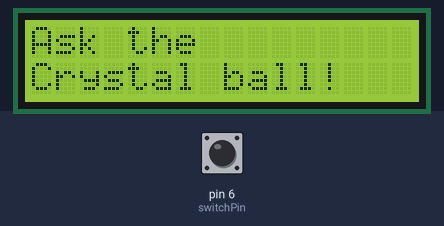
A program run on a simulated Arduino Uno, built with avr-gcc and run on an emulated ATmega328P. Parts: 16×2 character LCD. The inputs (shaded band) are chosen by the test bench; at power-on: pin 6 (switchPin) LOW. Random numbers use the default seed unless the program sets one; what the program prints to the serial monitor is not drawn.

Above: at 1.2 s.
1.3 s: pin 6 (switchPin) pulled HIGH for 0.15 s
At 2.6 s:
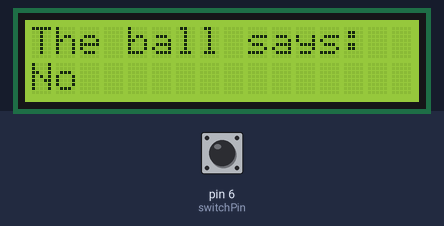
2.9 s: pin 6 (switchPin) pulled HIGH for 1 s
Timing chart, 0 to 3.5 s (numbered marks = the images above; inputs shaded):
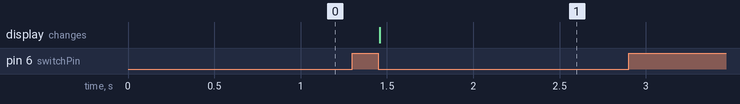

Measured:
- after the input at 1.3 s, the display: changes after 0.16 s (image 1)

The program:

main.cpp
```cpp
#include <LiquidCrystal.h>
#include <Arduino.h>

LiquidCrystal lcd(7, 8, 9, 10, 11, 12);

const int switchPin = 6; // Pin from the tilt switch
int switchState = 0;
int prevSwitchState = 0;
int reply;

void setup() {
  Serial.begin(115200);
  lcd.begin(16, 2); // 2 rows 16 chars each
  pinMode(switchPin, INPUT);

  lcd.print("Ask the");
  lcd.setCursor(0, 1);
  lcd.print("Crystal ball!");
}

void loop() {
  switchState = digitalRead(switchPin);

  Serial.print("SwitchState =");
  Serial.println(switchState);

  if (switchState != prevSwitchState)
  {
    if (switchState == LOW)
    {
      reply = random(8);

      Serial.print("Reply=");
      Serial.println(reply);

      lcd.clear();
      lcd.setCursor(0, 0);
      lcd.print("The ball says:");
      lcd.setCursor(0,1);

      switch (reply)
      {
        case 0:
          lcd.print("Yes");
          break;
        case 1:
          lcd.print("Most likely");
          break;
        case 2:
          lcd.print("Certainly");
          break;
        case 3:
          lcd.print("Outlook good");
          break;
        case 4:
          lcd.print("Unsure");
          break;
        case 5:
          lcd.print("Ask again");
          break;
        case 6:
          lcd.print("Doubtful");
          break;
        case 7:
          lcd.print("No");
          break;
        default:
          break;
      }
    }
  }

  prevSwitchState = switchState;
}
```
